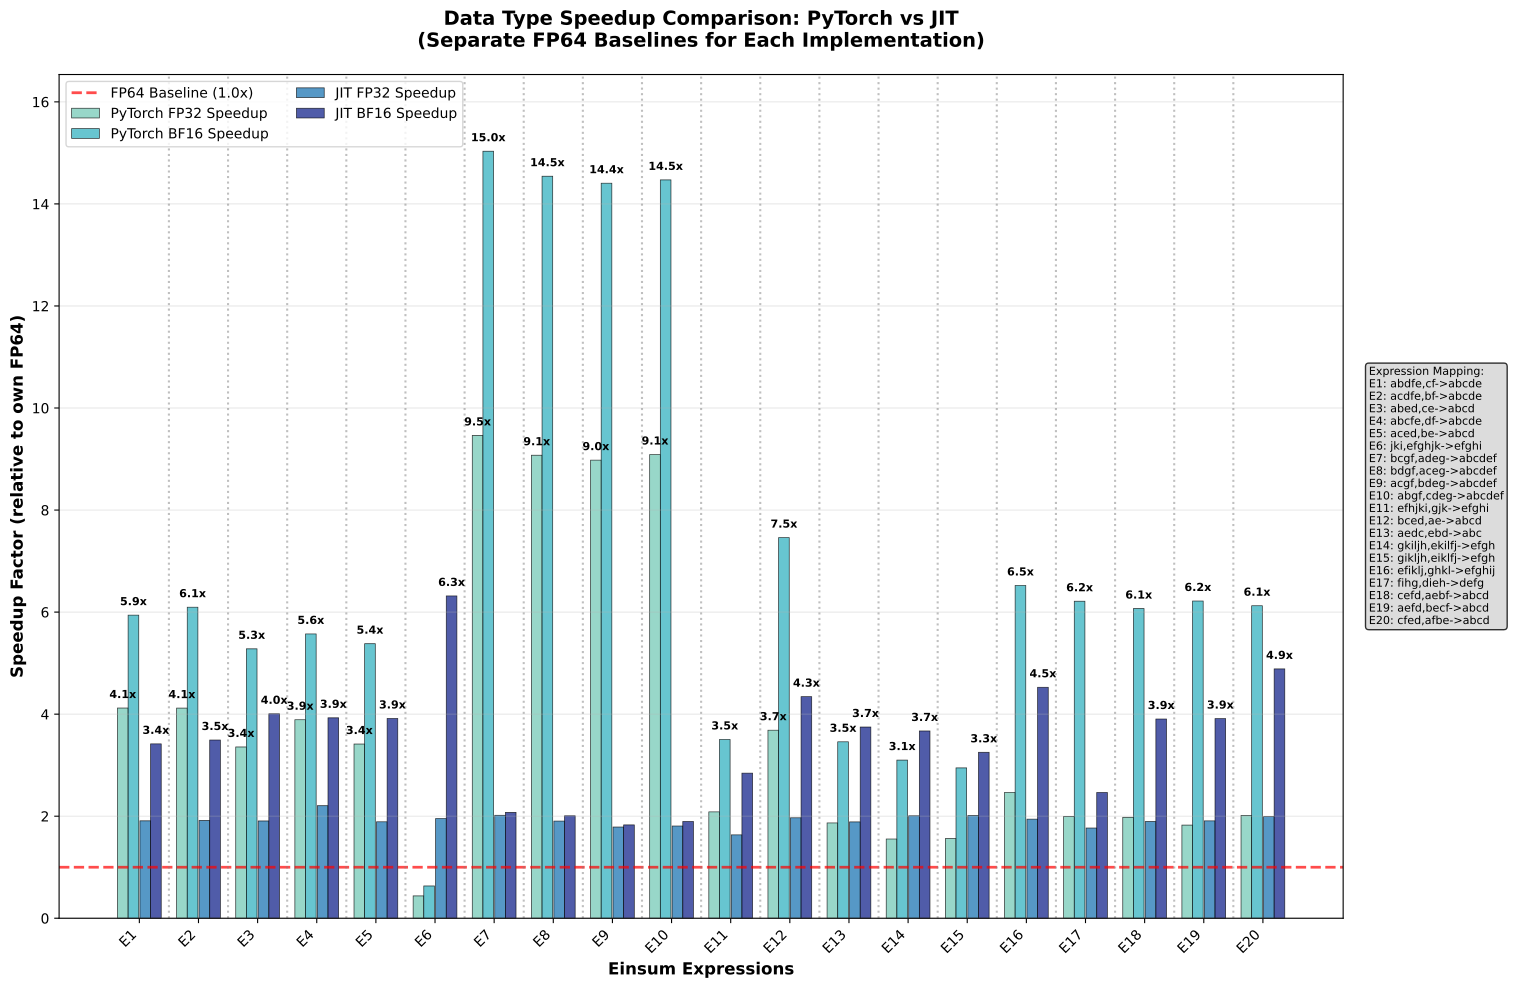

Python code for this plot:
import pandas as pd
import matplotlib.pyplot as plt
import numpy as np

# Load data
df = pd.read_csv('Benchmark_results.csv')

# Get unique expressions for x-axis
expressions = df['Einsum'].unique()
n_expressions = len(expressions)

# Create figure
fig, ax = plt.subplots(figsize=(18, 10))

# Set up x positions for bars (4 bars per expression)
x = np.arange(n_expressions)
width = 0.18  # Width of each bar
spacing = 0.02  # Small gap between PyTorch and JIT groups

# Initialize lists for speedup values
torch_fp32_speedup = []
torch_bf16_speedup = []
jit_fp32_speedup = []
jit_bf16_speedup = []

# Calculate speedups for each expression
for expr in expressions:
    expr_data = df[df['Einsum'] == expr]
    
    # Get performance values for each data type
    torch_fp64 = expr_data[expr_data['Dtype'] == 'FP64']['Torch_GFLOPS'].iloc[0]
    torch_fp32 = expr_data[expr_data['Dtype'] == 'FP32']['Torch_GFLOPS'].iloc[0]
    torch_bf16 = expr_data[expr_data['Dtype'] == 'BF16']['Torch_GFLOPS'].iloc[0]
    
    jit_fp64 = expr_data[expr_data['Dtype'] == 'FP64']['JIT_GFLOPS'].iloc[0]
    jit_fp32 = expr_data[expr_data['Dtype'] == 'FP32']['JIT_GFLOPS'].iloc[0]
    jit_bf16 = expr_data[expr_data['Dtype'] == 'BF16']['JIT_GFLOPS'].iloc[0]
    
    # Calculate speedups (relative to own FP64 baseline)
    torch_fp32_speedup.append(torch_fp32 / torch_fp64)
    torch_bf16_speedup.append(torch_bf16 / torch_fp64)
    jit_fp32_speedup.append(jit_fp32 / jit_fp64)
    jit_bf16_speedup.append(jit_bf16 / jit_fp64)

# Create bar positions
# PyTorch group: slightly left of center
torch_fp32_pos = x - width*1.5 - spacing/2
torch_bf16_pos = x - width*0.5 - spacing/2

# JIT group: slightly right of center  
jit_fp32_pos = x + width*0.5 + spacing/2
jit_bf16_pos = x + width*1.5 + spacing/2

# Create bars with different colors
bars1 = ax.bar(torch_fp32_pos, torch_fp32_speedup, width, 
               label='PyTorch FP32 Speedup', color='#7fcdbb', alpha=0.8, 
               edgecolor='black', linewidth=0.5)
bars2 = ax.bar(torch_bf16_pos, torch_bf16_speedup, width, 
               label='PyTorch BF16 Speedup', color='#41b6c4', alpha=0.8,
               edgecolor='black', linewidth=0.5)
bars3 = ax.bar(jit_fp32_pos, jit_fp32_speedup, width, 
               label='JIT FP32 Speedup', color='#2c7fb8', alpha=0.8,
               edgecolor='black', linewidth=0.5)
bars4 = ax.bar(jit_bf16_pos, jit_bf16_speedup, width, 
               label='JIT BF16 Speedup', color='#253494', alpha=0.8,
               edgecolor='black', linewidth=0.5)

# Add horizontal line at y=1 (baseline)
ax.axhline(y=1, color='red', linestyle='--', alpha=0.7, linewidth=2, 
           label='FP64 Baseline (1.0x)')

# Customize the plot
ax.set_xlabel('Einsum Expressions', fontsize=12, fontweight='bold')
ax.set_ylabel('Speedup Factor (relative to own FP64)', fontsize=12, fontweight='bold')
ax.set_title('Data Type Speedup Comparison: PyTorch vs JIT\n(Separate FP64 Baselines for Each Implementation)', 
             fontsize=14, fontweight='bold', pad=20)

# Set x-axis labels
ax.set_xticks(x)
ax.set_xticklabels([f'E{i+1}' for i in range(n_expressions)], rotation=45, ha='right')

# Add legend with better positioning
ax.legend(loc='upper left', fontsize=10, ncol=2)

# Add grid for better readability
ax.grid(True, alpha=0.3, axis='y')

# Set y-axis limits (start from 0, add padding at top)
max_speedup = max(max(torch_fp32_speedup), max(torch_bf16_speedup), 
                  max(jit_fp32_speedup), max(jit_bf16_speedup))
ax.set_ylim(0, max_speedup * 1.1)

# Add value labels on bars (only for values > 3x to avoid clutter)
def add_speedup_labels(bars, values, threshold=3.0):
    for bar, value in zip(bars, values):
        if value > threshold:
            height = bar.get_height()
            ax.text(bar.get_x() + bar.get_width()/2., height + max_speedup * 0.01,
                   f'{value:.1f}x', ha='center', va='bottom', 
                   fontsize=8, fontweight='bold')

add_speedup_labels(bars1, torch_fp32_speedup)
add_speedup_labels(bars2, torch_bf16_speedup)
add_speedup_labels(bars3, jit_fp32_speedup)
add_speedup_labels(bars4, jit_bf16_speedup)

# Add group separators (visual aid)
for i in range(n_expressions - 1):
    ax.axvline(x=i + 0.5, color='gray', linestyle=':', alpha=0.5)

# Improve layout
plt.tight_layout()

# Add expression mapping text
expression_mapping = '\n'.join([f'E{i+1}: {expr[:25]}{"..." if len(expr) > 25 else ""}' 
                                for i, expr in enumerate(expressions)])

ax.text(1.02, 0.5, f'Expression Mapping:\n{expression_mapping}', 
        transform=ax.transAxes, fontsize=8, verticalalignment='center',
        bbox=dict(boxstyle='round', facecolor='lightgray', alpha=0.8))

# Adjust figure to accommodate the legend
plt.subplots_adjust(right=0.75)

# Save the plot
plt.savefig('datatype_speedup_comparison_24_einsum_expressions.png', 
            dpi=300, bbox_inches='tight', facecolor='white')
plt.savefig('datatype_speedup_comparison_24_einsum_expressions.pdf', 
            bbox_inches='tight', facecolor='white')

print("Plot saved as:")
print("- datatype_speedup_comparison_24_einsum_expressions.png")
print("- datatype_speedup_comparison_24_einsum_expressions.pdf")

# Print some statistics
print(f"\nSpeedup Statistics:")
print(f"PyTorch FP32 avg speedup: {np.mean(torch_fp32_speedup):.2f}x")
print(f"PyTorch BF16 avg speedup: {np.mean(torch_bf16_speedup):.2f}x")
print(f"JIT FP32 avg speedup: {np.mean(jit_fp32_speedup):.2f}x")
print(f"JIT BF16 avg speedup: {np.mean(jit_bf16_speedup):.2f}x")

print(f"\nBest speedups:")
print(f"Best PyTorch BF16: {max(torch_bf16_speedup):.2f}x (E{np.argmax(torch_bf16_speedup)+1})")
print(f"Best JIT BF16: {max(jit_bf16_speedup):.2f}x (E{np.argmax(jit_bf16_speedup)+1})")

plt.show()
